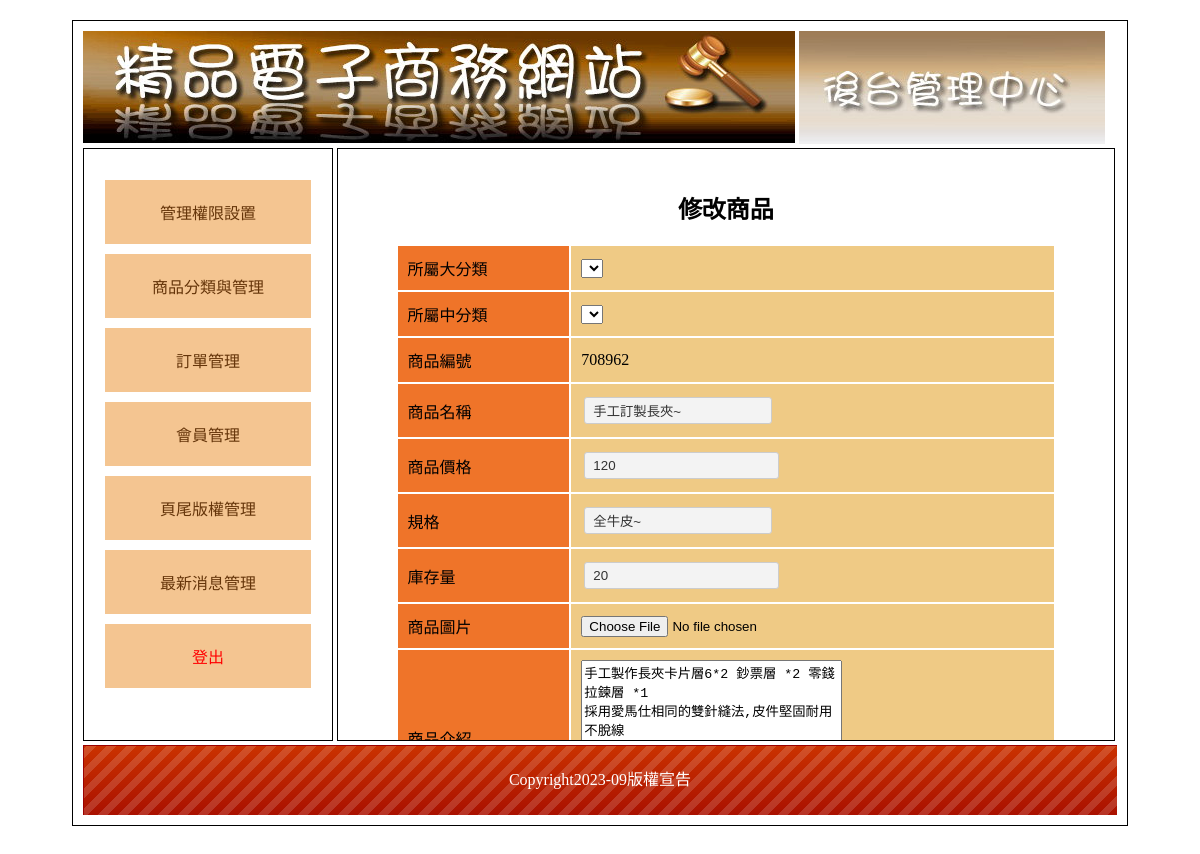
Page /backend.php?do=edit_goods&id=1 on the committed database.
### tables this page shows
CREATE TABLE `goods` (
  `id` int(10) UNSIGNED NOT NULL,
  `no` int(10) UNSIGNED NOT NULL,
  `name` text NOT NULL,
  `price` int(10) UNSIGNED NOT NULL,
  `stock` int(10) UNSIGNED NOT NULL,
  `spec` text NOT NULL,
  `intro` text NOT NULL,
  `img` text NOT NULL,
  `big` int(10) NOT NULL,
  `mid` int(10) NOT NULL,
  `sh` int(1) NOT NULL
);

CREATE TABLE `bottom` (
  `id` int(1) UNSIGNED NOT NULL,
  `bot` text NOT NULL
);

### base.php (called while the page is built, shortened)
<?php
include_once __DIR__ . "/Controller/Bottom.php";
$Goods = new Goods;

### Controller/DB.php (called while the page is built, shortened)
<?php
class DB {
    protected $dsn="mysql:host=localhost;charset=utf8;dbname=db42";
    protected $pdo;
    protected $table;
    function __construct($table)
    {
        $this->pdo = new PDO($this->dsn,'root','');
        $this->table = $table;
    }
    function find($arg){
        $sql = $this->sql_one(" select * from $this->table ", $arg);
        return $this->pdo->query($sql)->fetch(PDO::FETCH_ASSOC);
    }
    protected function sql_one($sql,$arg){
            if(is_array($arg)){
                $tmp = $this->a2s($arg);
                $sql = $sql . " where " . join(" && ", $tmp);
            }else{
                $sql = $sql . " where `id` = '$arg'";
            }
        return $sql;
    }
}

### view/back/edit_goods.php (the view, shortened to what this page needs)
<?php
$good = $Goods->find($_GET['id']);
?>
<h2 class="ct">修改商品</h2>
<form action="./api/save_goods.php" method="post" enctype="multipart/form-data">
<table class="all">
    <tr>
        <td class="tt">所屬大分類</td>
        <td class="pp"><select name="big" id="big"></select></td>
    </tr>
    <tr>
        <td class="tt">所屬中分類</td>
        <td class="pp"><select name="mid" id="mid"></select></td>
    </tr>
    <tr>
        <td class="tt">商品編號</td>
        <td class="pp"><?=$good['no']?></td>
    </tr>
    <tr>
        <td class="tt">商品名稱</td>
        <td class="pp"><input type="text" name="name" value="<?=$good['name']?>"></td>
    </tr>
    <tr>
        <td class="tt">商品價格</td>
        <td class="pp"><input type="number" name="price" value="<?=$good['price']?>"></td>
    </tr>
    <tr>
        <td class="tt">規格</td>
        <td class="pp"><input type="text" name="spec" value="<?=$good['spec']?>"></td>
    </tr>
    <tr>
        <td class="tt">庫存量</td>
        <td class="pp"><input type="number" name="stock" value="<?=$good['stock']?>"></td>
    </tr>
    <tr>
        <td class="tt">商品圖片</td>
        <td class="pp"><input type="file" name="img" id="img"></td>
    </tr>
    <tr>
        <td class="tt">商品介紹</td>
        <td class="pp"><textarea name="intro" id="intro" cols="30" rows="10"><?=$good['intro']?></textarea></td>
    </tr>
</table>
</form>

### Controller/Bottom.php (shortened to what this page needs)
<?php include_once "DB.php";
class Bottom extends DB{
    function bot(){
        echo $this->find(1)['bot'];
    }
}

### css/css.css (style rules this page uses)
body { font-family:"微軟正黑體"; }
.ct { text-align:center; }
.all { width:90%; margin:10px auto 10px auto; }
.all td { min-width:80px; padding:10px; }
.tt { background:#EF7429; }
.pp { background:#EFCA85; }
input[type=text],input[type=password],input[type=submit],button,.button,input[type=reset],input[type=button],select，textarea,input[type=number] { background:#F3F3F3; border:#CCC 1px solid; border-radius:3px; padding:5px 8px 5px 8px; text-decoration:none; margin:3px; color:#333; }
input[type=text],input[type=password] { width:170px; }

### rows in the picture
goods: no "708962", name "手工訂製長夾~", price "120", spec "全牛皮~", stock "20", intro "手工製作長夾卡片層6*2 鈔票層 *2 零錢拉鍊層 *1 採用愛馬仕相同的雙針縫法,皮件堅固耐用不脫線 材質:直革鞣(馬鞍皮)牛皮製作 手工染色 ~"
bottom: bot "Copyright2023-09版權宣告"
